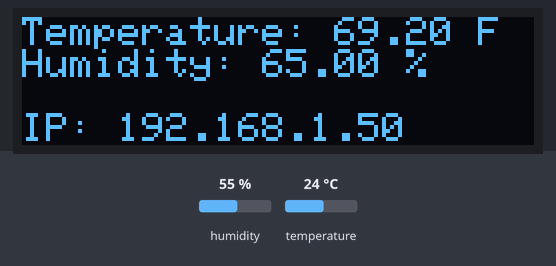
Simulated run of this sketch. Board: ESP32. Shown: 128×32 one-colour display. Inputs (shaded band) come from the test bench; at power-on: humidity 55 %, temperature 24 °C. WiFi joins after 1.5 s; servers stay silent unless stated; what the sketch prints to the serial monitor is not drawn.

Above: at 5.2 s.
5.3 s: humidity set to 22 %
At 6.4 s:
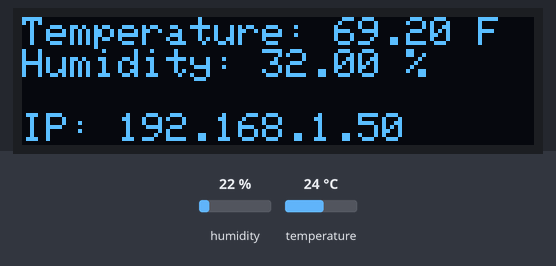
8.0 s: temperature set to 12 °C
At 9.2 s:
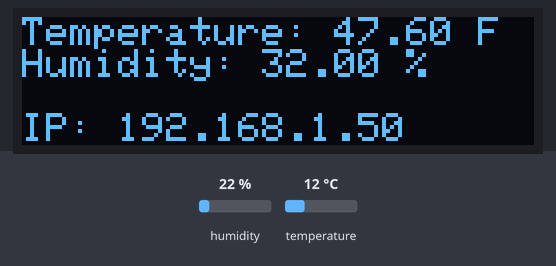
10.7 s: humidity set to 40 %
At 12.5 s:
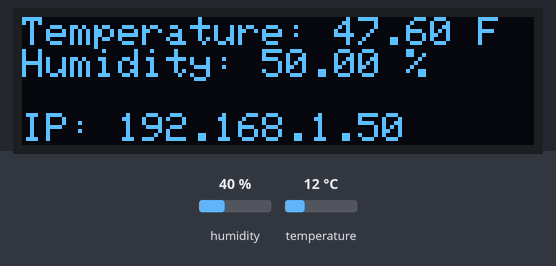
13.7 s: temperature set to 19 °C
At 15.4 s:
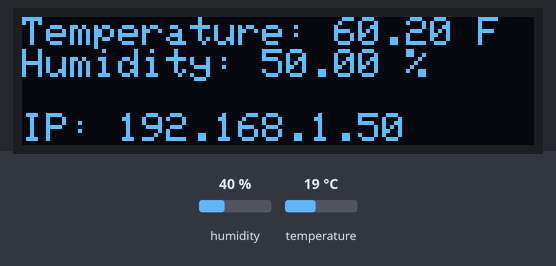
Timing chart, 0 to 16.9 s (numbered marks = the images above; inputs shaded):
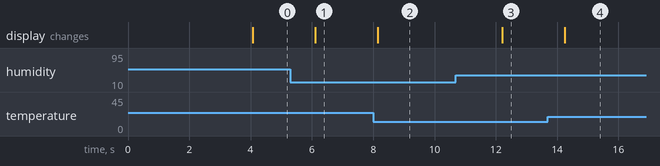

Measured:
- after the input at 5.3 s, the display: changes after 0.81 s (image 1)
- after the input at 8.0 s, the display: changes after 0.14 s (image 2)
- after the input at 10.7 s, the display: changes after 1.5 s (image 3)
- after the input at 13.7 s, the display: changes after 0.55 s (image 4)

The sketch:

TempHumWebserver.ino
```cpp
//My head hurts but i learnt a lot with this project.
//Code By: Javier Carnicer
//Created on: May 4 2024

#include <WiFi.h>
#include <WebServer.h>
#include <DHT.h>
#include <Adafruit_SSD1306.h>

const char* ssid = "";
const char* password = "";

#define SCREEN_WIDTH 128 // OLED display width, in pixels
#define SCREEN_HEIGHT 32 // OLED display height, in pixels

#define OLED_RESET -1 // Reset pin # (or -1 if sharing Arduino reset pin)
#define SCREEN_ADDRESS 0x3C // I2C address for the SSD1306 display

Adafruit_SSD1306 display(SCREEN_WIDTH, SCREEN_HEIGHT, &Wire, OLED_RESET);

#define DHTPIN 4     // Pin which is connected to the DHT sensor.
#define DHTTYPE DHT11   // Type of the DHT sensor.
DHT dht(DHTPIN, DHTTYPE);

// Offset correction for humidity (its around 10 so i put 10 .-. need to test more)
float humidityOffset = 10.0; // Add a 10% offset to the humidity readings

// Offset correction for temperature
float temperatureOffset = -6.0; // Subtract 6 degrees Fahrenheit from the temperature readings

WebServer server(80);

void setup() {
  Serial.begin(115200);
  if(!display.begin(SSD1306_SWITCHCAPVCC, SCREEN_ADDRESS)) {
    Serial.println(F("SSD1306 allocation failed"));
    for(;;);
  }
  delay(2000);  // Delay for stabilizing display
  display.clearDisplay();

  // Connect to Wi-Fi
  WiFi.begin(ssid, password);
  while (WiFi.status() != WL_CONNECTED) {
    delay(1000);
    Serial.println("Connecting to WiFi...");
    display.println("Connecting to WiFi...");
  }
  display.clearDisplay();
  Serial.println("Connected to WiFi");
  display.println("Connected to WiFi");
  dht.begin();

  server.on("/", handleRoot);
  server.begin();
  Serial.println("HTTP server started");
}

void loop() {
  server.handleClient();
  float temperatureC, temperatureF, humidity;

  temperatureC = dht.readTemperature(); // Read temperature value in Celsius
  temperatureF = (temperatureC * 9.0 / 5.0) + 32.0; // Convert Celsius to Fahrenheit
  humidity = dht.readHumidity(); // Read humidity value

  if (isnan(temperatureC) || isnan(temperatureF) || isnan(humidity)) {
    Serial.println("You Suck at wiring dude!");
    return;
  }

  // Apply offset correction to humidity
  humidity += humidityOffset;
  // Apply offset correction to temperature
  temperatureF += temperatureOffset;

  display.clearDisplay();
  display.setTextSize(1);
  display.setTextColor(SSD1306_WHITE);
  display.setCursor(0,0);
  display.print("Temperature: ");
  display.print(temperatureF);
  display.println(" F");

  display.print("Humidity: ");
  display.print(humidity);
  display.println(" %");

  // Display IP address
  display.println();
  display.print("IP: ");
  display.println(WiFi.localIP());

  display.display();
  delay(2000); // Delay before next reading
}

void handleRoot() {
  float temperatureC, temperatureF, humidity;

  temperatureC = dht.readTemperature(); // Read temperature value in Celsius
  temperatureF = (temperatureC * 9.0 / 5.0) + 32.0; // Convert Celsius to Fahrenheit
  humidity = dht.readHumidity(); // Read humidity value

  if (isnan(temperatureC) || isnan(temperatureF) || isnan(humidity)) {
    Serial.println("Failed to read from DHT sensor!");
    return;
  }

  // Apply offset correction to humidity
  humidity += humidityOffset;
  // Apply offset correction to temperature
  temperatureF += temperatureOffset;

  String webpage = "<html><head><meta http-equiv='refresh' content='5'></head><body>";
  webpage += "<h1> This is a test website made to display temperature and humidity from an esp32 using a DH11 sensor<h1>";
  webpage += "<h1>Temperature: " + String(temperatureF) + " F</h1>";
  webpage += "<h1>Humidity: " + String(humidity) + " %</h1>";
  webpage += "<h1>By: JC </h1>";// to add IP + WiFi.localIP().toString() +
  webpage += "</body></html>";

  server.send(200, "text/html", webpage);
}
```
